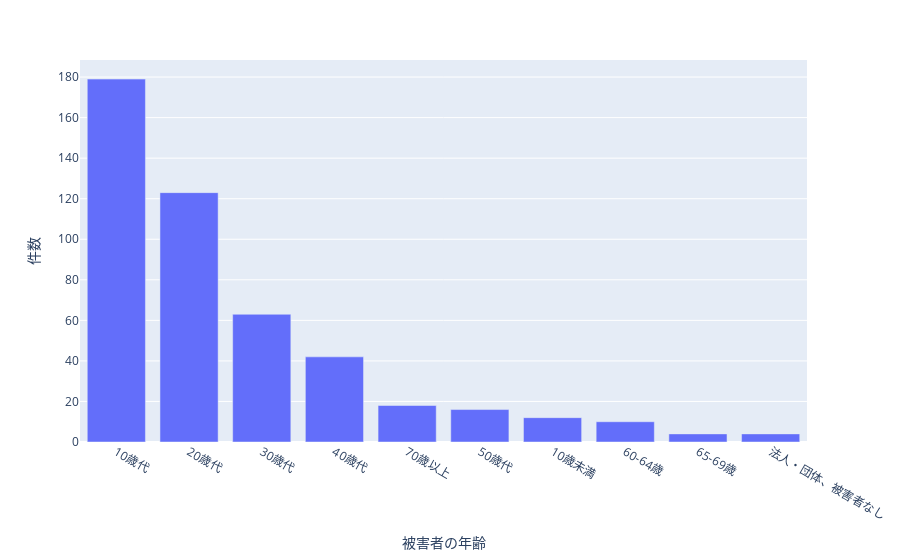

The notebook cell saved with this chart:
### Code cell
fig = px.bar(year,x='被害者の年齢',y='件数')
fig.show()

### Figure 1 — Plotly figure (JSON) as saved in the notebook; plotly's stock layout.template omitted (floating-point values rounded to 4 significant figures)
{"data": [{"alignmentgroup": "True", "hovertemplate": "被害者の年齢=%{x}<br>件数=%{y}<extra></extra>", "legendgroup": "", "marker": {"color": "#636efa", "pattern": {"shape": ""}}, "name": "", "offsetgroup": "", "orientation": "v", "showlegend": false, "textposition": "auto", "type": "bar", "x": ["10歳代", "20歳代", "30歳代", "40歳代", "70歳以上", "50歳代", "10歳未満", "60-64歳", "65-69歳", "法人・団体、被害者なし"], "xaxis": "x", "y": [179, 123, 63, 42, 18, 16, 12, 10, 4, 4], "yaxis": "y"}], "layout": {"barmode": "relative", "legend": {"tracegroupgap": 0}, "margin": {"t": 60}, "xaxis": {"anchor": "y", "domain": [0, 1], "title": {"text": "被害者の年齢"}}, "yaxis": {"anchor": "x", "domain": [0, 1], "title": {"text": "件数"}}}}
